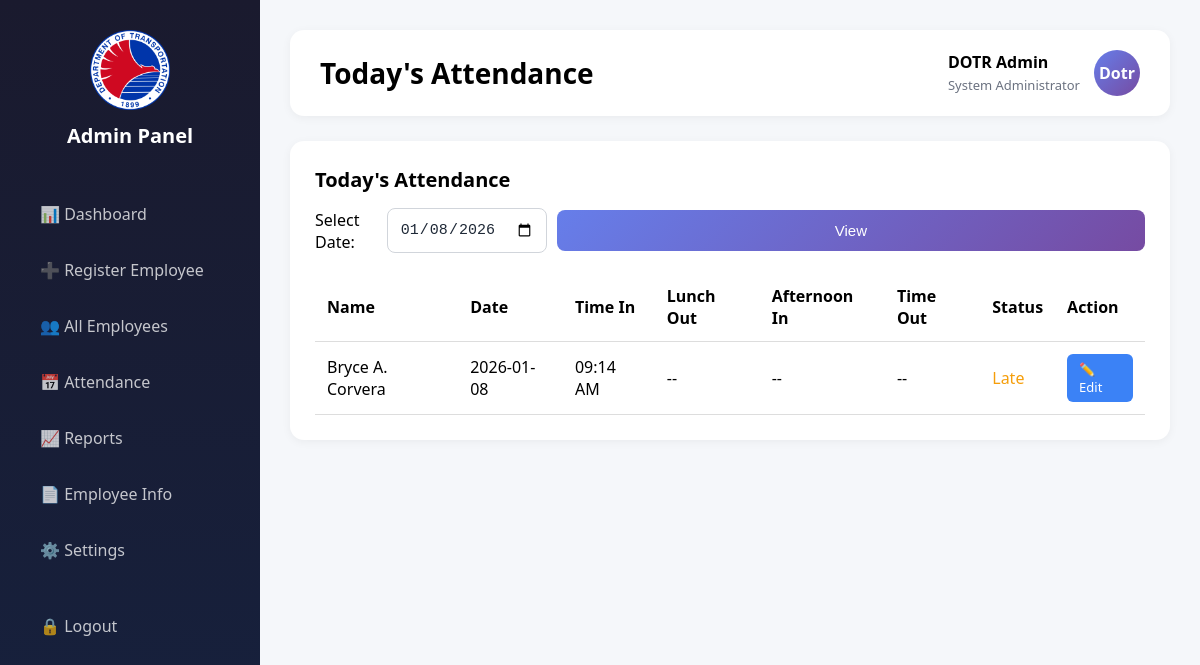
The app's page /admin/attendance (signed in) with its own data.
### tables this page shows
CREATE TABLE attendance (
    attendance_id INTEGER PRIMARY KEY AUTOINCREMENT,
    employee_id INTEGER,
    date TEXT,
    morning_in TEXT,
    attendance_status TEXT,
    verification_method TEXT, lunch_out TEXT, afternoon_in TEXT, time_out TEXT,
    FOREIGN KEY(employee_id) REFERENCES employees(id)
);

CREATE TABLE employees (
    id INTEGER PRIMARY KEY AUTOINCREMENT,
    full_name TEXT,
    employee_code TEXT,
    department TEXT,
    position TEXT,
    status TEXT DEFAULT 'Active'
, address TEXT, place_of_birth TEXT, blood_type TEXT, date_of_birth TEXT, gender TEXT, civil_status TEXT, age INTEGER, contact_number TEXT, email TEXT, course TEXT, entity_office TEXT, bp_number TEXT, philhealth_number TEXT, pagibig_number TEXT, tin TEXT, id_number TEXT, salary_grade TEXT, basic_salary REAL, place_of_assignment TEXT, original_place_of_assignment TEXT, item_number TEXT, date_appointed TEXT, date_of_last_promotion TEXT, date_of_separation TEXT, employment_status TEXT, eligibility TEXT, created_at TIMESTAMP DEFAULT CURRENT_TIMESTAMP, photo_path TEXT);

### app.py (the view)
@app.route("/admin/attendance")
@admin_required
def admin_attendance():
    db = get_db()
    cur = db.cursor()
    selected_date = request.args.get("date", date.today().isoformat())
    cur.execute("""
        SELECT a.attendance_id, e.id, e.full_name, a.date, a.morning_in, a.lunch_out,
               a.afternoon_in, a.time_out, a.attendance_status
        FROM attendance a
        JOIN employees e ON a.employee_id = e.id
        WHERE a.date=?
        ORDER BY e.full_name
    """, (selected_date,))
    records = cur.fetchall()
    return render_template("admin/attendance.html", records=records, selected_date=selected_date)

### app.py (called while the page is built)
def get_db():
    if "db" not in g:
        g.db = sqlite3.connect(DATABASE)
        g.db.row_factory = sqlite3.Row
    return g.db

def admin_required(f):
    @wraps(f)
    def wrapper(*args, **kwargs):
        if not session.get("admin_logged_in"):
            return redirect(url_for("admin_login"))
        return f(*args, **kwargs)
    return wrapper

@app.after_request
def hide_server_header(response):
    response.headers['Server'] = 'SecureServer'
    return response

### templates/admin/attendance.html
{% extends "admin/base.html" %}
{% block title %}Today's Attendance{% endblock %}
{% block content %}
<div class="section active">
  <div class="card">
    <div class="card-title">Today's Attendance</div>
    <div style="margin-bottom: 20px;">
      <form method="GET" action="{{ url_for('admin_attendance') }}" style="display: flex; gap: 10px; align-items: center;">
        <label style="font-weight: 500;">Select Date:</label>
        <input type="date" name="date" value="{{ selected_date }}" style="width: auto;">
        <button type="submit">View</button>
      </form>
    </div>
    {% if records %}
    <table class="table">
      <thead>
        <tr>
          <th>Name</th>
          <th>Date</th>
          <th>Time In</th>
          <th>Lunch Out</th>
          <th>Afternoon In</th>
          <th>Time Out</th>
          <th>Status</th>
          <th>Action</th>
        </tr>
      </thead>
      <tbody>
        {% for record in records %}
        <tr>
          <td>{{ record.full_name }}</td>
          <td>{{ record.date }}</td>
          <td>{{ record.morning_in or '--' }}</td>
          <td>{{ record.lunch_out or '--' }}</td>
          <td>{{ record.afternoon_in or '--' }}</td>
          <td>{{ record.time_out or '--' }}</td>
          <td>
            {% if record.attendance_status == 'Present' %}
              <span class="badge present">Present</span>
            {% elif record.attendance_status == 'Late' %}
              <span style="color: #f59e0b; font-weight: 500;">Late</span>
            {% elif record.attendance_status == 'Absent' %}
              <span style="color: #ef4444; font-weight: 500;">Absent</span>
            {% else %}
              <span style="color: #6b7280;">--</span>
            {% endif %}
          </td>
          <td>
            <a href="{{ url_for('edit_dtr', attendance_id=record.attendance_id) }}"
               class="btn-edit"
               style="padding: 6px 12px; background: #3b82f6; color: white; text-decoration: none; border-radius: 6px; font-size: 13px; display: inline-block;">
              ✏️ Edit
            </a>
          </td>
        </tr>
        {% endfor %}
      </tbody>
    </table>
    {% else %}
    <p style="margin-top: 20px; color: #6b7280; text-align: center; padding: 40px;">
      No attendance records for {{ selected_date }}
    </p>
    {% endif %}
  </div>
</div>
{% endblock %}

### static/admin.css (style rules this page uses)
* { margin:0;padding:0;box-sizing:border-box }
body { font-family:Segoe UI,Roboto,sans-serif;background:#f5f7fa }
.card { background:#fff;margin-top:25px; padding:25px;border-radius:14px; box-shadow:0 2px 10px rgba(0,0,0,.05) }
.card-title { font-size:20px;font-weight:600;margin-bottom:15px }
.section { display:none }
.section.active { display:block;animation:fade .3s }
input,select,button { padding:12px;border-radius:8px;border:1px solid #ccc; font-size:15px;width:100% }
input[type="text"], input[type="email"], input[type="tel"], input[type="number"], input[type="date"], input[type="month"] { background:#fff; border:1px solid #d1d5db; color:#1f2937; font-size:15px; transition:all .3s }
button { background:linear-gradient(135deg,#667eea,#764ba2); color:#fff;border:none;cursor:pointer }
.table { width:100%;border-collapse:collapse }
.table th,.table td { padding:12px;border-bottom:1px solid #ddd;text-align:left }

### records on screen
attendance: full_name "Bryce A. Corvera", date "2026-01-08", morning_in "09:14 AM", lunch_out "--", afternoon_in "--", time_out "--", attendance_status "Late"
